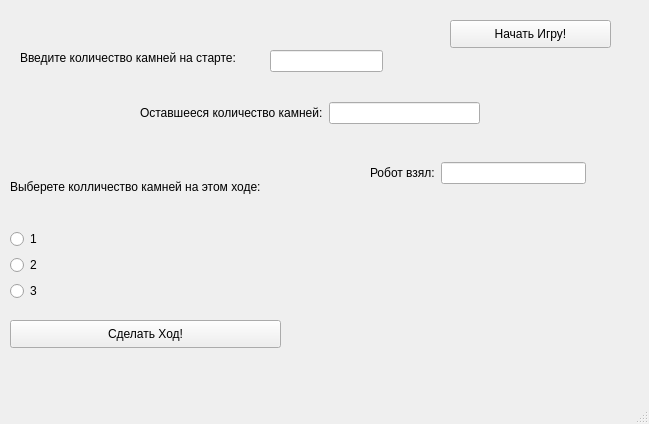
<?xml version="1.0" encoding="UTF-8"?>
<ui version="4.0">
 <class>MainWindow</class>
 <widget class="QMainWindow" name="MainWindow">
  <property name="geometry">
   <rect>
    <x>0</x>
    <y>0</y>
    <width>649</width>
    <height>424</height>
   </rect>
  </property>
  <property name="windowTitle">
   <string>Nickname</string>
  </property>
  <widget class="QWidget" name="centralwidget">
   <widget class="QLineEdit" name="Start_line">
    <property name="geometry">
     <rect>
      <x>270</x>
      <y>50</y>
      <width>113</width>
      <height>22</height>
     </rect>
    </property>
   </widget>
   <widget class="QLabel" name="label">
    <property name="geometry">
     <rect>
      <x>20</x>
      <y>50</y>
      <width>251</width>
      <height>16</height>
     </rect>
    </property>
    <property name="text">
     <string>Введите количество камней на старте:</string>
    </property>
   </widget>
   <widget class="QPushButton" name="pushButton">
    <property name="geometry">
     <rect>
      <x>10</x>
      <y>320</y>
      <width>271</width>
      <height>28</height>
     </rect>
    </property>
    <property name="text">
     <string>Сделать Ход!</string>
    </property>
   </widget>
   <widget class="QPushButton" name="StartButton">
    <property name="geometry">
     <rect>
      <x>450</x>
      <y>20</y>
      <width>161</width>
      <height>28</height>
     </rect>
    </property>
    <property name="text">
     <string>Начать Игру!</string>
    </property>
   </widget>
   <widget class="QWidget" name="layoutWidget">
    <property name="geometry">
     <rect>
      <x>10</x>
      <y>150</y>
      <width>268</width>
      <height>151</height>
     </rect>
    </property>
    <layout class="QVBoxLayout" name="verticalLayout_2">
     <item>
      <widget class="QLabel" name="label_2">
       <property name="text">
        <string>Выберете колличество камней на этом ходе:</string>
       </property>
      </widget>
     </item>
     <item>
      <layout class="QVBoxLayout" name="verticalLayout">
       <item>
        <widget class="QRadioButton" name="radioButton">
         <property name="text">
          <string>1</string>
         </property>
         <attribute name="buttonGroup">
          <string notr="true">buttonGroup</string>
         </attribute>
        </widget>
       </item>
       <item>
        <widget class="QRadioButton" name="radioButton_2">
         <property name="text">
          <string>2</string>
         </property>
         <attribute name="buttonGroup">
          <string notr="true">buttonGroup</string>
         </attribute>
        </widget>
       </item>
       <item>
        <widget class="QRadioButton" name="radioButton_3">
         <property name="text">
          <string>3</string>
         </property>
         <attribute name="buttonGroup">
          <string notr="true">buttonGroup</string>
         </attribute>
        </widget>
       </item>
      </layout>
     </item>
    </layout>
   </widget>
   <widget class="QWidget" name="layoutWidget">
    <property name="geometry">
     <rect>
      <x>140</x>
      <y>100</y>
      <width>340</width>
      <height>26</height>
     </rect>
    </property>
    <layout class="QHBoxLayout" name="horizontalLayout">
     <item>
      <widget class="QLabel" name="label_3">
       <property name="text">
        <string>Оставшееся количество камней:</string>
       </property>
      </widget>
     </item>
     <item>
      <widget class="QLineEdit" name="after"/>
     </item>
    </layout>
   </widget>
   <widget class="QWidget" name="layoutWidget">
    <property name="geometry">
     <rect>
      <x>370</x>
      <y>160</y>
      <width>216</width>
      <height>26</height>
     </rect>
    </property>
    <layout class="QHBoxLayout" name="horizontalLayout_2">
     <item>
      <widget class="QLabel" name="label_4">
       <property name="text">
        <string>Робот взял:</string>
       </property>
      </widget>
     </item>
     <item>
      <widget class="QLineEdit" name="robot"/>
     </item>
    </layout>
   </widget>
  </widget>
  <widget class="QMenuBar" name="menubar">
   <property name="geometry">
    <rect>
     <x>0</x>
     <y>0</y>
     <width>649</width>
     <height>26</height>
    </rect>
   </property>
  </widget>
  <widget class="QStatusBar" name="statusbar"/>
 </widget>
 <resources/>
 <connections/>
 <buttongroups>
  <buttongroup name="buttonGroup"/>
 </buttongroups>
</ui>
